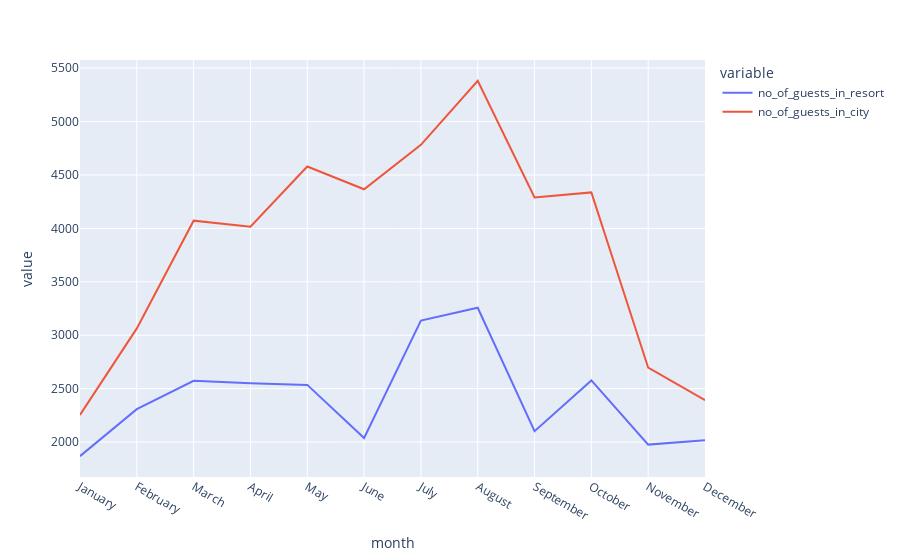

Notebook cell for this chart:
### Code cell
px.line(data_frame = final_rush, x = "month", y = ["no_of_guests_in_resort","no_of_guests_in_city"])

### Figure 1 — Plotly figure (JSON) as saved in the notebook; plotly's stock layout.template omitted (floating-point values rounded to 4 significant figures)
{"data": [{"hovertemplate": "variable=no_of_guests_in_resort<br>month=%{x}<br>value=%{y}<extra></extra>", "legendgroup": "no_of_guests_in_resort", "line": {"color": "#636efa", "dash": "solid"}, "marker": {"symbol": "circle"}, "mode": "lines", "name": "no_of_guests_in_resort", "orientation": "v", "showlegend": true, "type": "scatter", "x": ["January", "February", "March", "April", "May", "June", "July", "August", "September", "October", "November", "December"], "xaxis": "x", "y": [1868, 2308, 2573, 2550, 2535, 2038, 3137, 3257, 2102, 2577, 1976, 2017], "yaxis": "y"}, {"hovertemplate": "variable=no_of_guests_in_city<br>month=%{x}<br>value=%{y}<extra></extra>", "legendgroup": "no_of_guests_in_city", "line": {"color": "#EF553B", "dash": "solid"}, "marker": {"symbol": "circle"}, "mode": "lines", "name": "no_of_guests_in_city", "orientation": "v", "showlegend": true, "type": "scatter", "x": ["January", "February", "March", "April", "May", "June", "July", "August", "September", "October", "November", "December"], "xaxis": "x", "y": [2254, 3064, 4072, 4015, 4579, 4366, 4782, 5381, 4290, 4337, 2696, 2392], "yaxis": "y"}], "layout": {"legend": {"title": {"text": "variable"}, "tracegroupgap": 0}, "margin": {"t": 60}, "xaxis": {"anchor": "y", "domain": [0, 1], "title": {"text": "month"}}, "yaxis": {"anchor": "x", "domain": [0, 1], "title": {"text": "value"}}}}
